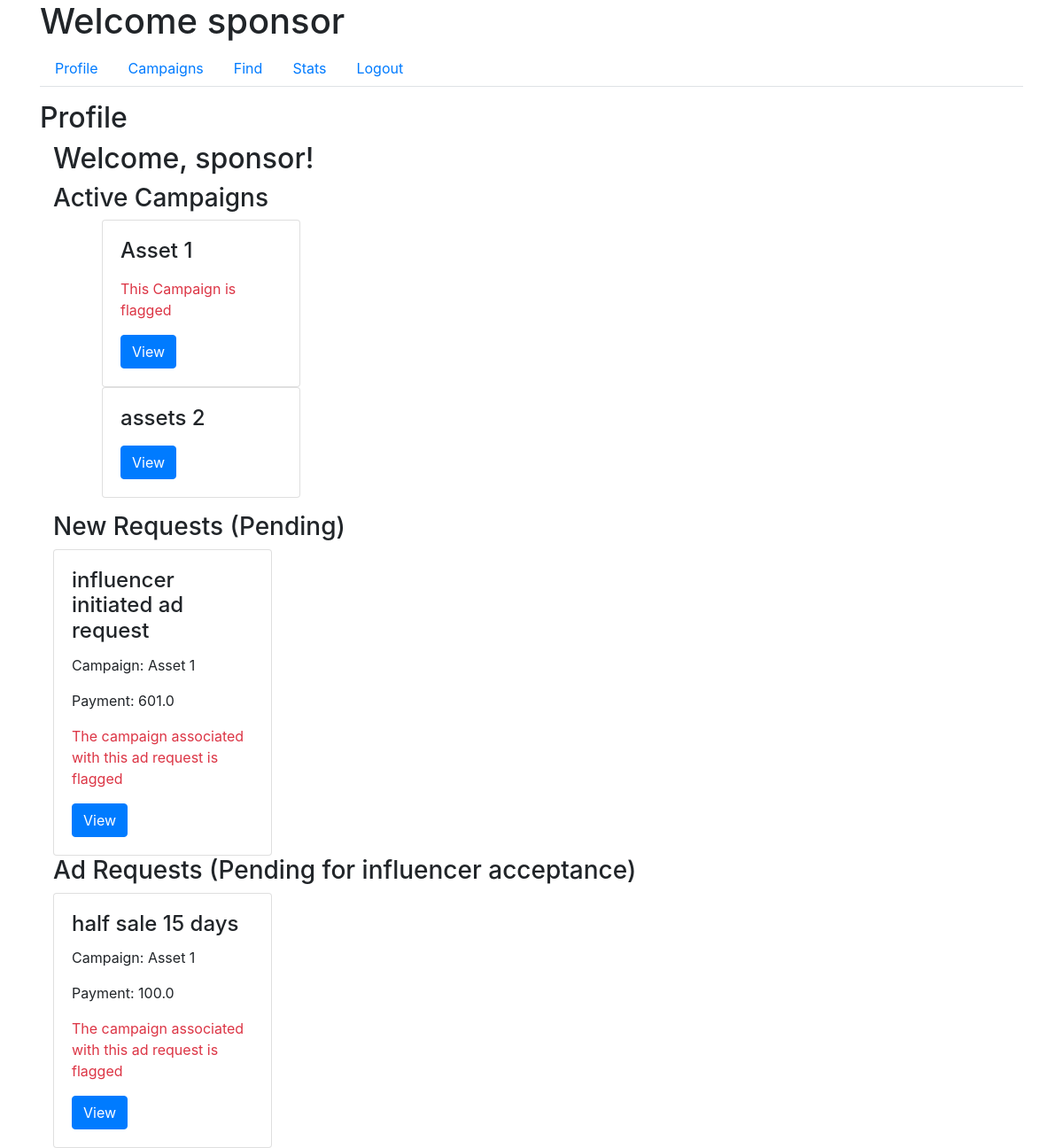
The app's page /sponsor/profile (signed in), older data.
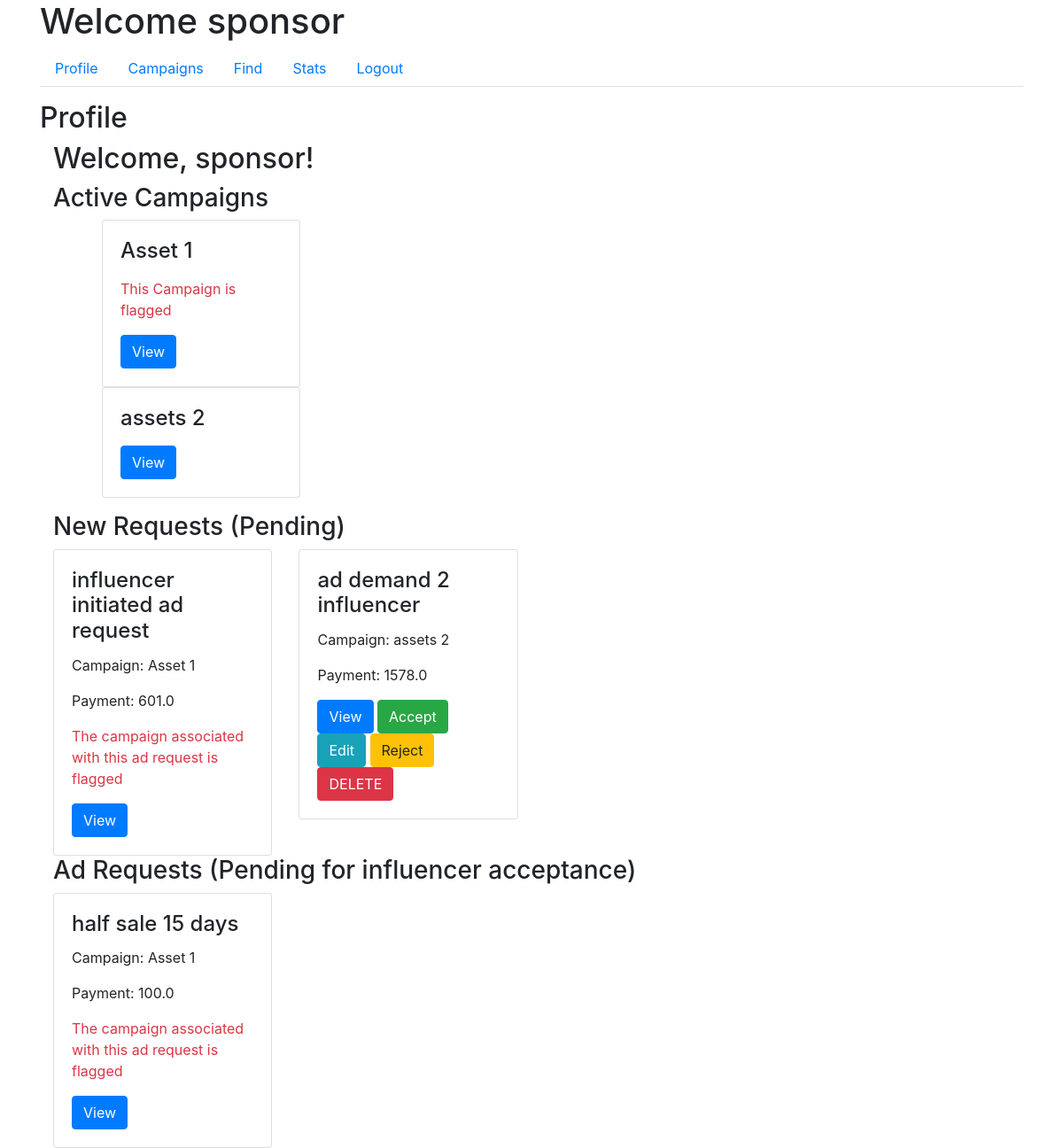
The same page, newer data.
### app/models.py (models this page shows)
class Campaign(db.Model):
    id = db.Column(db.Integer, primary_key=True)
    name = db.Column(db.String(100), nullable=False)
    description = db.Column(db.Text, nullable=False)
    budget = db.Column(db.Float, nullable=False)
    visibility = db.Column(db.String(10), nullable=False)  # 'public', 'private'
    start_date = db.Column(db.Date, nullable=False)
    end_date = db.Column(db.Date, nullable=False)
    user_id = db.Column(db.Integer, db.ForeignKey('user.id'), nullable=False)
    ad_requests = db.relationship('AdRequest', backref='campaign', lazy=True)
    flag = db.Column(db.Boolean, default=False, nullable=False)  # Add flag column

class AdRequest(db.Model):
    id = db.Column(db.Integer, primary_key=True)
    campaign_id = db.Column(db.Integer, db.ForeignKey('campaign.id'), nullable=False)
    influencer_id = db.Column(db.Integer, db.ForeignKey('user.id'), nullable=False)
    requirements = db.Column(db.Text, nullable=False)
    payment_amount = db.Column(db.Float, nullable=False)
    status_influencer = db.Column(db.String(10), nullable=False)
    status_sponsor = db.Column(db.String(10), nullable=False)

### app/routes.py (the view)
@main.route('/sponsor/profile')
@login_required
def sponsor_profile():
    if current_user.role != 'sponsor':
        return redirect(url_for('main.home'))
    sponsor = current_user
    active_campaigns = Campaign.query.join(AdRequest, Campaign.id == AdRequest.campaign_id)\
    .filter(Campaign.user_id == sponsor.id, AdRequest.status_sponsor == "Accepted").all()
    new_requests = AdRequest.query.join(Campaign, AdRequest.campaign_id == Campaign.id)\
                              .filter(Campaign.user_id == sponsor.id, AdRequest.status_sponsor == 'Pending').all()
    influencer_pending_request = AdRequest.query.join(Campaign, AdRequest.campaign_id == Campaign.id)\
                              .filter(Campaign.user_id == sponsor.id, AdRequest.status_influencer == 'Pending').all()
    return render_template('sponsor_profile.html',
                           sponsor=sponsor,
                           active_campaigns=active_campaigns,
                           new_requests=new_requests,
                           influencer_pending_request=influencer_pending_request)

### app/models.py (called while the page is built)
@login_manager.user_loader
def load_user(user_id):
    return User.query.get(int(user_id))

### app/templates/sponsor_profile.html (shortened to what this page needs)
{% extends "sponsor_dashboard.html" %}
{% block tab_content %}
<h2>Profile</h2>
<div class="col-md-9">
    <div class="profile-main">
        <h2>Welcome, {{ current_user.username }}!</h2>
        <h3>Active Campaigns</h3>
        <ul>
            {% for campaign in active_campaigns %}
            <div class="col-md-4">
                <div class="request-box card">
                    <div class="card-body">
                        <h4 class="card-title">{{ campaign.name }}</h4>
                        {% if campaign.flag == 1 %}
                            <p class="text-danger">This Campaign is flagged</p>
                        {% endif %}
                        <button class="btn btn-primary" data-toggle="modal" data-target="#campaignModal" data-id="{{ campaign.id }}">View</button>
                    </div>
                </div>
            </div>
            {% endfor %}
        </ul>
        <h3>New Requests (Pending)</h3>
        <div class="row">
            {% for request in new_requests %}
            <div class="col-md-4">
                <div class="request-box card">
                    <div class="card-body">
                        <h4 class="card-title">{{ request.requirements }}</h4>
                        <p class="card-text">Campaign: {{ request.campaign.name }}</p>
                        <p class="card-text">Payment: {{ request.payment_amount }}</p>
                        {% if request.campaign.flag == 1 %}
                            <p class="text-danger">The campaign associated with this ad request is flagged</p>
                        {% endif %}
                        <button class="btn btn-primary" data-toggle="modal" data-target="#adRequestModal" data-id="{{ request.id }}">View</button>
                        {% if request.campaign.flag == 0 %}
                            <a href="{{ url_for('main.accept_request_sponsor', id=request.id) }}" class="btn btn-success">Accept</a>
                            <a href="{{ url_for('main.edit_ad_request_spon', id=request.id) }}" class="btn btn-info">Edit</a>
                            <a href="{{ url_for('main.reject_request_sponsor', id=request.id) }}" class="btn btn-warning">Reject</a>
                            <a href="{{ url_for('main.delete_ad_request', id=request.id) }}" class="btn btn-danger">DELETE</a>
                        {% endif %}
                    </div>
                </div>
            </div>
            {% endfor %}
        </div>
        <h3>Ad Requests (Pending for influencer acceptance)</h3>
        <div class="row">
            {% for request in influencer_pending_request %}
            <div class="col-md-4">
                <div class="request-box card">
                    <div class="card-body">
                        <h4 class="card-title">{{ request.requirements }}</h4>
                        <p class="card-text">Campaign: {{ request.campaign.name }}</p>
                        <p class="card-text">Payment: {{ request.payment_amount }}</p>
                        {% if request.campaign.flag == 1 %}
                            <p class="text-danger">The campaign associated with this ad request is flagged</p>
                        {% endif %}
                        <button class="btn btn-primary" data-toggle="modal" data-target="#adRequestModal" data-id="{{ request.id }}">View</button>
                    </div>
                </div>
            </div>
            {% endfor %}
        </div>
    </div>
</div>
{% endblock %}

Row changes from the older to the newer data that the page shows:
added AdRequest: requirements "ad demand 2 influencer", campaign.name "assets 2", payment_amount "1578.0", shown under "New Requests (Pending)"
